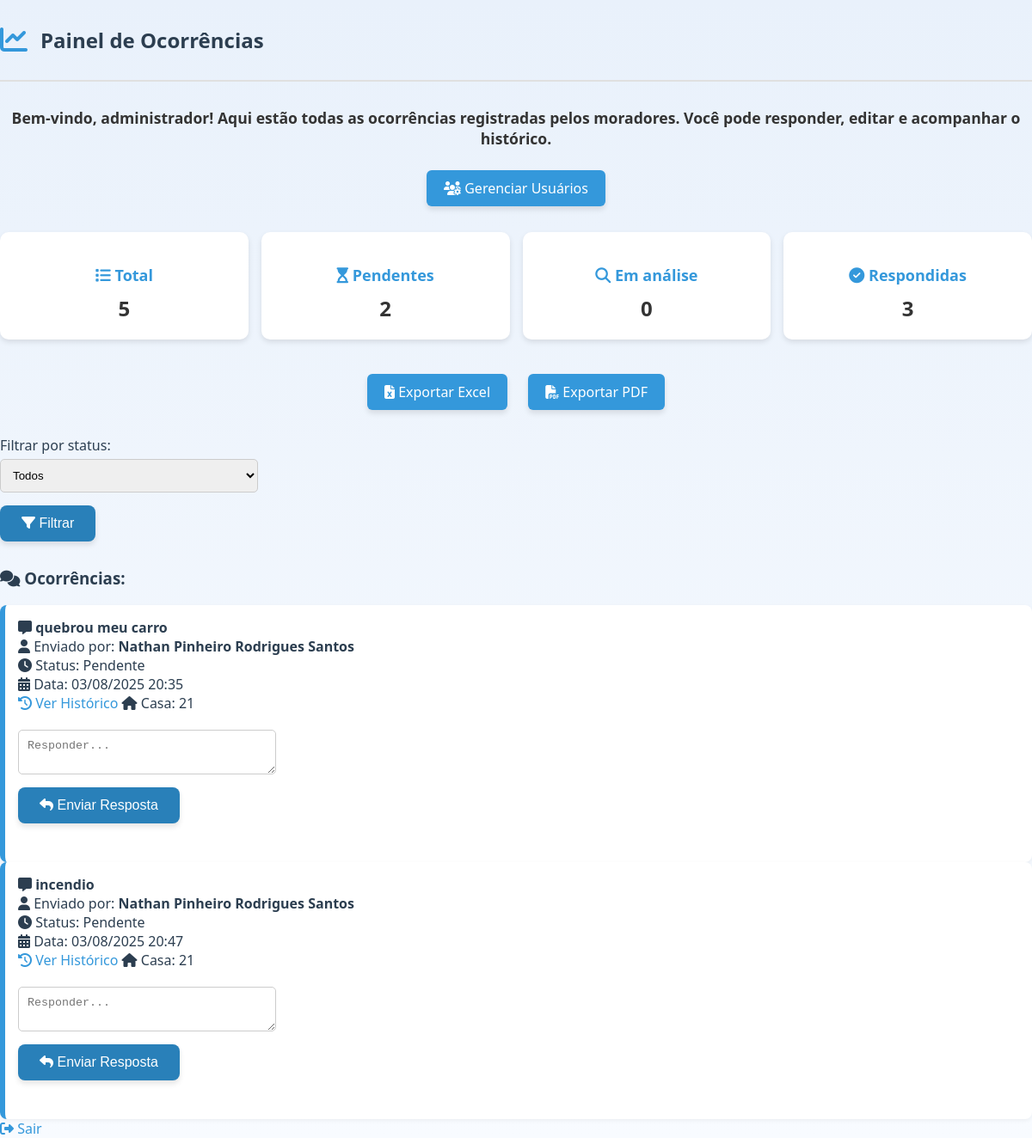
Screenshot of /painel?filtro_status=Pendente (signed in) with the database file from the repository.
### app/models.py (models this page shows)
class Ocorrencia(db.Model):
    id = db.Column(db.Integer, primary_key=True)
    usuario_id = db.Column(db.Integer, db.ForeignKey('usuario.id'), nullable=False)
    tipo = db.Column(db.String(50), nullable=False)
    descricao = db.Column(db.Text, nullable=False)
    status = db.Column(db.String(50), default='Pendente')
    data_criacao = db.Column(db.DateTime, default=lambda: datetime.now(fuso_brasil))
    resposta = db.Column(db.Text)
    respondido_por = db.Column(db.String(100))
    data_ultima_resposta = db.Column(db.DateTime)  # se necessário
    usuario = db.relationship('Usuario', backref='ocorrencias')

class Usuario(db.Model):
    id = db.Column(db.Integer, primary_key=True)
    nome = db.Column(db.String(100), nullable=False)
    email = db.Column(db.String(120), unique=True, nullable=False)
    senha_hash = db.Column(db.String(128), nullable=False)
    tipo = db.Column(db.String(20), default='morador')
    numero_casa = db.Column(db.String(20), nullable=False)

### app/routes.py (the view)
@main.route('/painel')
def painel():
    if 'usuario_id' not in session:
        return redirect(url_for('main.login'))
    usuario_id = session['usuario_id']
    tipo = session['usuario_tipo']
    filtro_status = request.args.get('filtro_status')
    if tipo == 'admin':
        ocorrencias = Ocorrencia.query.filter_by(status=filtro_status).all() if filtro_status else Ocorrencia.query.all()
        resumo = {
            'total': Ocorrencia.query.count(),
            'pendentes': Ocorrencia.query.filter_by(status='Pendente').count(),
            'em_analise': Ocorrencia.query.filter_by(status='Em análise').count(),
            'respondidas': Ocorrencia.query.filter_by(status='Respondida').count()
        }
    else:
        ocorrencias = Ocorrencia.query.filter_by(usuario_id=usuario_id).all()
        resumo = {}
    return render_template('main/painel.html', ocorrencias=ocorrencias, tipo=tipo, resumo=resumo)

### app/templates/main/painel.html (shortened to what this page needs)
<!DOCTYPE html>
<html lang="pt-br">
<head>
    <link rel="stylesheet" href="{{ url_for('static', filename='style.css') }}">
    <link rel="stylesheet" href="https://cdnjs.cloudflare.com/ajax/libs/font-awesome/6.4.0/css/all.min.css">
</head>
<body>
<header class="top-header">
    <i class="fas fa-chart-line"></i>
    <h2>Painel de Ocorrências</h2>
</header>
{% if tipo == 'morador' %}
    <p class="mensagem-explicativa">
        Bem-vindo! Aqui você pode acompanhar suas ocorrências enviadas e suas respectivas respostas.
    </p>
{% elif tipo == 'admin' %}
    <p class="mensagem-explicativa">
        Bem-vindo, administrador! Aqui estão todas as ocorrências registradas pelos moradores. Você pode responder, editar e acompanhar o histórico.
    </p>
{% endif %}
{% if tipo == 'admin' %}
    <div style="text-align: center; margin-bottom: 20px;">
        <a class="btn" href="{{ url_for('main.listar_usuarios') }}"><i class="fas fa-users-cog"></i> Gerenciar Usuários</a>
    </div>
{% endif %}
{% if tipo == 'admin' %}
<div class="dashboard">
    <a href="{{ url_for('main.painel', filtro_status='') }}" class="card">
        <h3><i class="fas fa-list"></i> Total</h3>
        <p>{{ resumo.total }}</p>
    </a>
    <a href="{{ url_for('main.painel', filtro_status='Pendente') }}" class="card">
        <h3><i class="fas fa-hourglass-start"></i> Pendentes</h3>
        <p>{{ resumo.pendentes }}</p>
    </a>
    <a href="{{ url_for('main.painel', filtro_status='Em análise') }}" class="card">
        <h3><i class="fas fa-search"></i> Em análise</h3>
        <p>{{ resumo.em_analise }}</p>
    </a>
    <a href="{{ url_for('main.painel', filtro_status='Respondida') }}" class="card">
        <h3><i class="fas fa-check-circle"></i> Respondidas</h3>
        <p>{{ resumo.respondidas }}</p>
    </a>
</div>
    <div style="text-align: center; margin-top: 10px;">
        <a href="{{ url_for('main.exportar_excel') }}" class="btn"><i class="fas fa-file-excel"></i> Exportar Excel</a>
        <a href="{{ url_for('main.exportar_pdf') }}" class="btn"><i class="fas fa-file-pdf"></i> Exportar PDF</a>
    </div>
    <form method="get" action="{{ url_for('main.painel') }}">
        <label>Filtrar por status:</label>
        <select name="filtro_status">
            <option value="">Todos</option>
        </select>
        <button type="submit"><i class="fas fa-filter"></i> Filtrar</button>
    </form>
{% endif %}
<h3><i class="fas fa-comments"></i> Ocorrências:</h3>
{% for o in ocorrencias %}
    <div class="ocorrencia">
        <strong><i class="fas fa-comment-alt"></i> {{ o.tipo }}</strong><br>
        <i class="fas fa-user"></i> Enviado por: <strong>{{ o.usuario.nome }}</strong><br>
        <i class="fas fa-clock"></i> Status: {{ o.status }}<br>
        <i class="fas fa-calendar-alt"></i> Data: {{ o.data_criacao.strftime('%d/%m/%Y %H:%M') }}<br>
        <a href="{{ url_for('main.historico_respostas', ocorrencia_id=o.id) }}">
            <i class="fas fa-clock-rotate-left"></i> Ver Histórico
        </a>
        {% if tipo == 'admin' %}
        <i class="fas fa-home"></i> Casa: {{ o.usuario.numero_casa }}<br>
        {% endif %}
        {% if tipo == 'admin' and not o.resposta %}
            <form method="post" action="{{ url_for('main.responder', id=o.id) }}">
                <textarea name="resposta" placeholder="Responder..." required></textarea>
                <button type="submit"><i class="fas fa-reply"></i> Enviar Resposta</button>
            </form>
        {% endif %}
    </div>
{% endfor %}
<a href="{{ url_for('main.logout') }}"><i class="fas fa-sign-out-alt"></i> Sair</a>
</body>
</html>

### app/static/style.css (style rules this page uses)
body { background: linear-gradient(to bottom, #e9f1fb, #f8fbff); font-family: 'Segoe UI', Tahoma, Geneva, Verdana, sans-serif; margin: 0; padding: 0; color: #2c3e50; overflow-x: hidden; }
html, body { overflow-x: hidden; }
.mensagem-explicativa { text-align: center; font-weight: bold; color: #333; margin-top: 10px; margin-bottom: 15px; font-size: 1.1rem; }
.card { background-color: #fff; padding: 20px; border-radius: 12px; box-shadow: 0 2px 5px rgba(0,0,0,0.05); text-align: center; transition: 0.3s; cursor: pointer; }
p { color: #333; margin: 10px 0 30px; font-size: 16px; }
form { margin-top: 20px; margin-bottom: 30px; }
input, select, textarea { display: block; margin-top: 5px; margin-bottom: 15px; padding: 10px; width: 300px; border-radius: 5px; border: 1px solid #ccc; }
button, .btn { background-color: #2980b9; color: white; border: none; padding: 12px 25px; font-size: 16px; border-radius: 8px; cursor: pointer; transition: all 0.3s ease; box-shadow: 0 4px 6px rgba(0,0,0,0.1); }
a { text-decoration: none; color: #3498db; }
.top-header { display: flex; align-items: center; gap: 15px; padding: 10px 0; border-bottom: 2px solid #e0e0e0; margin-bottom: 30px; }
.top-header i { font-size: 32px; color: #3498db; }
.btn { display: inline-block; margin: 10px; padding: 10px 20px; background-color: #3498db; color: white; border-radius: 6px; text-decoration: none; }
.dashboard { display: grid; grid-template-columns: repeat(auto-fit, minmax(200px, 1fr)); gap: 15px; margin-bottom: 30px; }
.card { background: white; border-radius: 10px; padding: 20px; box-shadow: 0 3px 6px rgba(0,0,0,0.1); text-align: center; }
.card h3 { margin-bottom: 10px; font-size: 18px; color: #3498db; }
.card p { font-size: 24px; font-weight: bold; margin: 0; }
.ocorrencia { background: white; border-left: 6px solid #3498db; padding: 15px; border-radius: 8px; box-shadow: 0 2px 5px rgba(0,0,0,0.05); }
* { box-sizing: border-box; }

### rows the page displays
Ocorrencia: tipo "quebrou meu carro", usuario.nome "Nathan Pinheiro Rodrigues Santos", status "Pendente", data_criacao "03/08/2025 20:35", usuario.numero_casa "21"
Ocorrencia: tipo "incendio", usuario.nome "Nathan Pinheiro Rodrigues Santos", status "Pendente", data_criacao "03/08/2025 20:47", usuario.numero_casa "21"

### other values shown
{{ resumo.total }} "5"
{{ resumo.pendentes }} "2"
{{ resumo.em_analise }} "0"
{{ resumo.respondidas }} "3"
